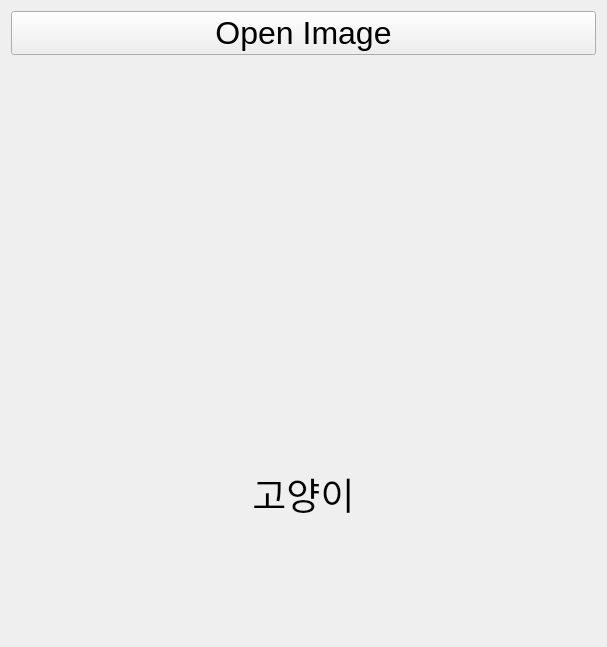
<?xml version="1.0" encoding="UTF-8"?>
<ui version="4.0">
 <class>Form</class>
 <widget class="QWidget" name="Form">
  <property name="geometry">
   <rect>
    <x>0</x>
    <y>0</y>
    <width>607</width>
    <height>647</height>
   </rect>
  </property>
  <property name="windowTitle">
   <string>Form</string>
  </property>
  <layout class="QVBoxLayout" name="verticalLayout_2">
   <item>
    <layout class="QVBoxLayout" name="verticalLayout">
     <item>
      <widget class="QPushButton" name="pushButton">
       <property name="font">
        <font>
         <family>Arial</family>
         <pointsize>24</pointsize>
        </font>
       </property>
       <property name="text">
        <string>Open Image</string>
       </property>
      </widget>
     </item>
     <item>
      <widget class="QLabel" name="lbl_image">
       <property name="text">
        <string/>
       </property>
       <property name="pixmap">
        <pixmap>../datasets/cat_dog/train/cat.10002.jpg</pixmap>
       </property>
       <property name="scaledContents">
        <bool>true</bool>
       </property>
       <property name="alignment">
        <set>Qt::AlignCenter</set>
       </property>
      </widget>
     </item>
     <item>
      <widget class="QLabel" name="lbl_label">
       <property name="font">
        <font>
         <family>Arial</family>
         <pointsize>28</pointsize>
        </font>
       </property>
       <property name="text">
        <string>고양이</string>
       </property>
       <property name="alignment">
        <set>Qt::AlignCenter</set>
       </property>
      </widget>
     </item>
    </layout>
   </item>
  </layout>
 </widget>
 <resources/>
 <connections/>
</ui>
